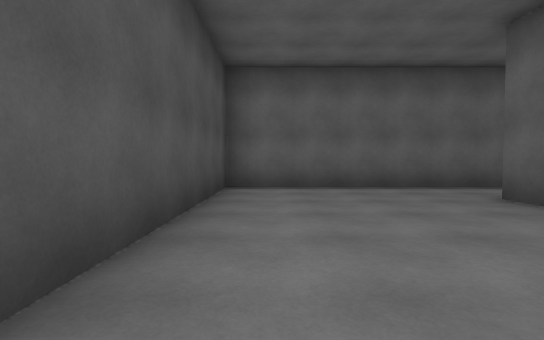
View 1 (above)

18 first-person views from a walk through a scene from a Unity 3-D project. The camera is 1.2 m above the floor, tilts 2° down and sees 85° across. The floor is counted in squares, 2 m on a side. Each view is taken from the middle of a square. On the plan, view 1 faces up. The plan holds only what a view shows up to about 9 squares ahead; the rest is blank. The place goes on beyond the plan. Surface patterns are stand-ins for the level's own textures.

View 2
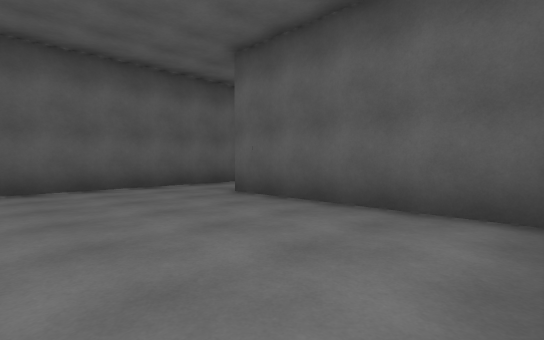

View 3
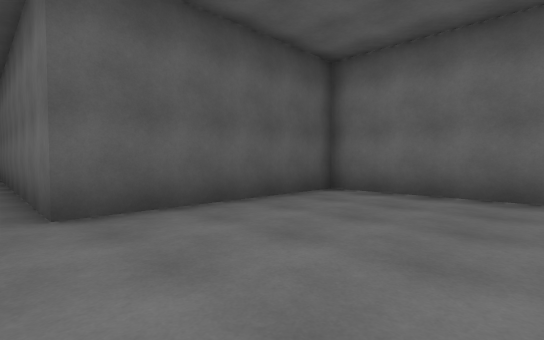

View 4
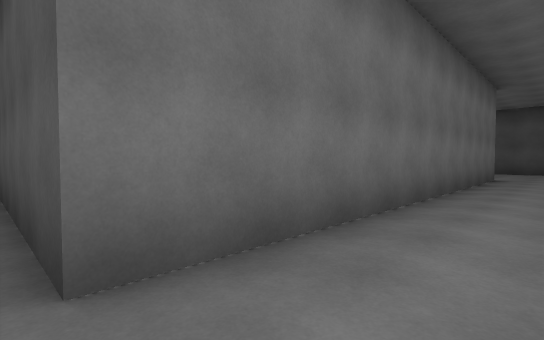

View 5
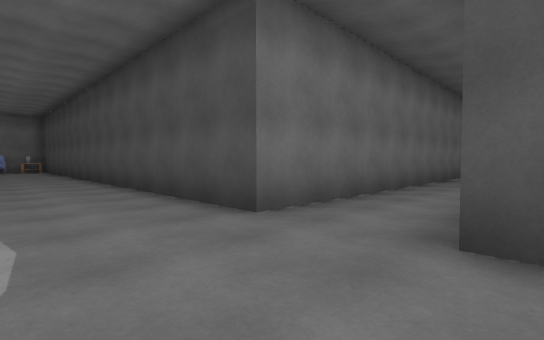

View 6
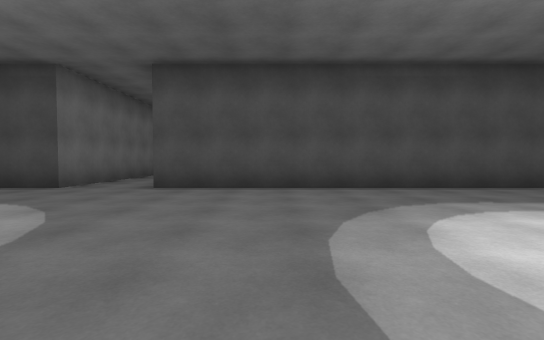

View 7
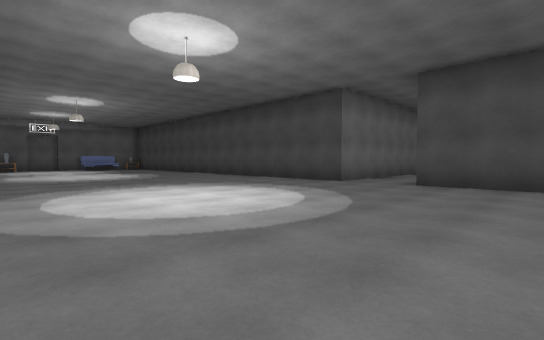

View 8
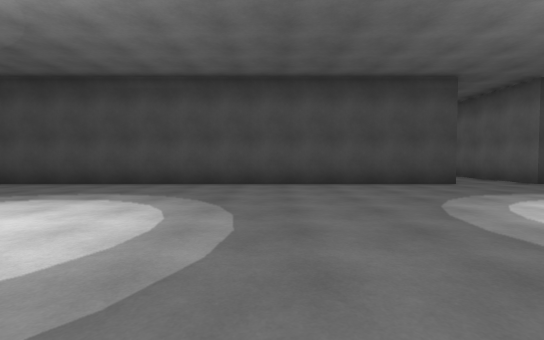

View 9
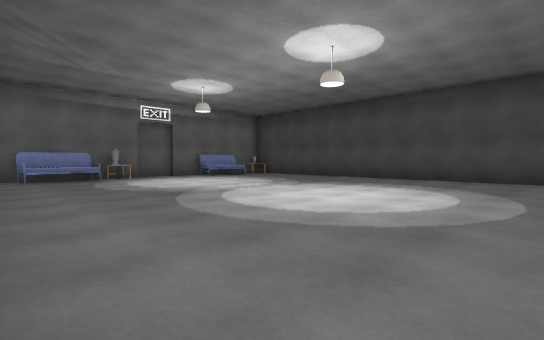

View 10
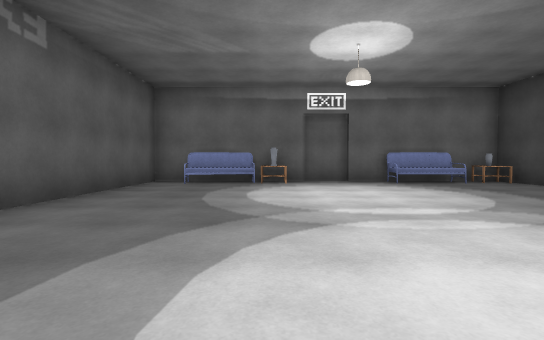

View 11
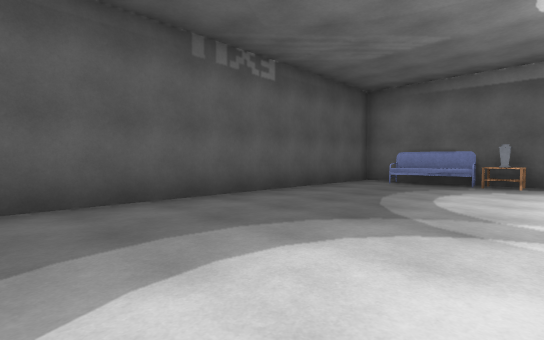

View 12
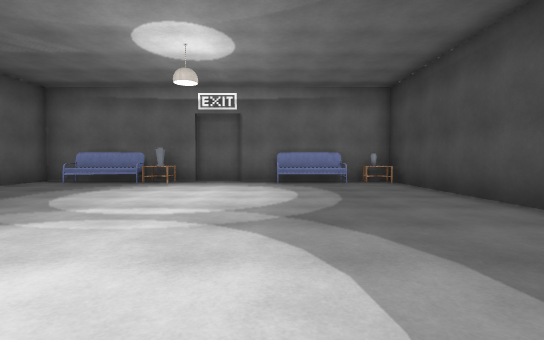

View 13
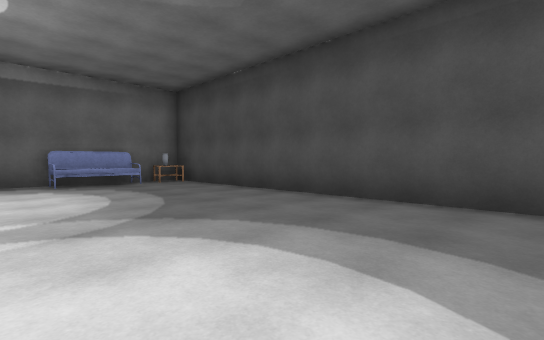

View 14
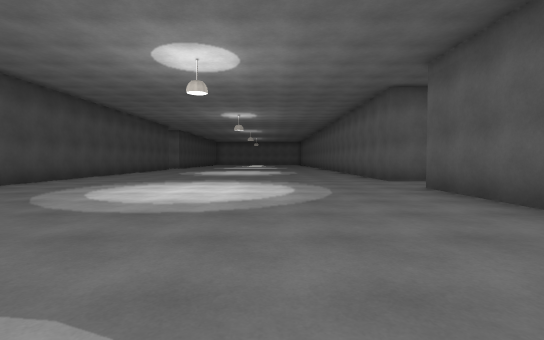

View 15
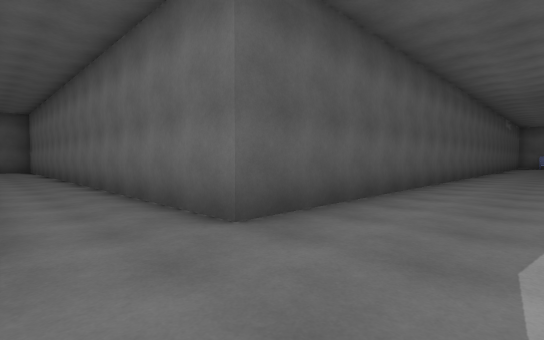

View 16
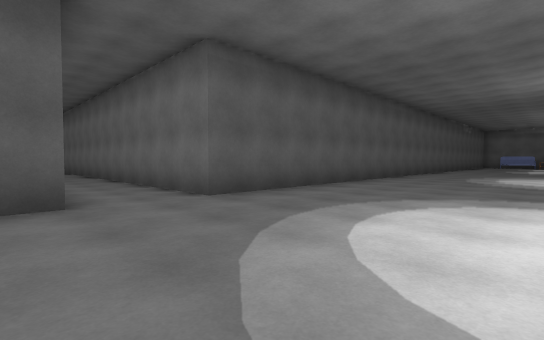

View 17
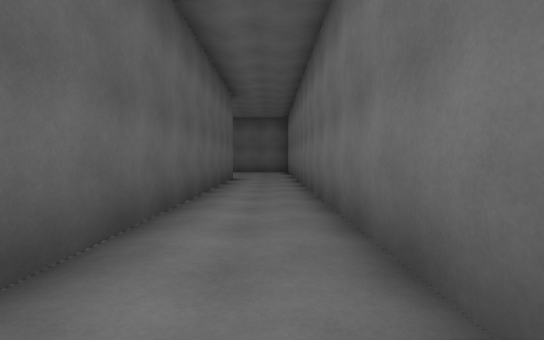

View 18
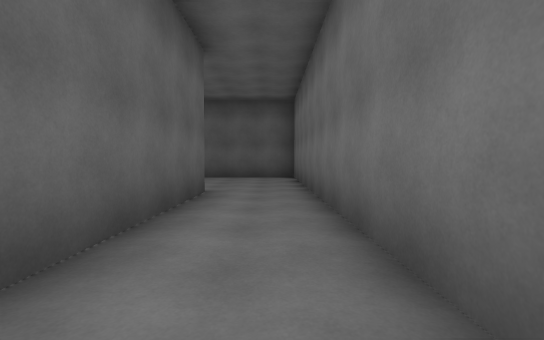

### Floor plan
Points are (right, up) in squares from view 1. A wall is a line through its corners. A room is listed if a view was taken in it or the views show most of it. See-through windows are left out.
Room 1 (views 1, 2, 3)
walls: (0.1, -0.3) (3.5, -0.3) (3.5, 4.5); (3.4, 6.5) (-1, 6.5) (-1, 1)
ways out: opening at (4, 5.5) to room 2
Room 2 (views 4, 5, 6, 7, 8, 9, 10, 11, 12, 13, 14, 15, 16, 17, 18)
walls: (23.2, 3.5) (23.2, 12.2) (36.9, 12.2); (13.7, 15) (13.7, 6.5) (12, 6.5); (5.1, 6.5) (3.4, 6.5); (21.4, -10.2) (23.2, -10.2) (23.2, -2.1); (14.5, -10.2) (15.6, -10.2); (3.5, 4.5) (13.7, 4.5) (13.7, -9.5); (33.5, 14.2) (23.2, 14.2) (23.2, 15)
ways out: opening at (4, 5.5) to room 1
objects: other object (14, -10); other object (14, -9); other object (16, -10); other object (19, -10); other object (20, -10); other object (21, -10)

Positions as (right, up) in squares from view 1, and headings:
1: (0, 0), facing up
2: (0, 0), facing up-right
3: (0, 5), facing down-right
4: (14, 6), facing down-left
5: (16, 7), facing down-left
6: (20, 9), facing left
7: (21, 9), facing down-left
8: (21, 0), facing left
9: (23, 0), facing down-left
10: (20, -2), facing down
11: (19, -2), facing down-right
12: (17, -2), facing down
13: (18, -2), facing down-left
14: (20, 6), facing up
15: (21, 14), facing down-right
16: (19, 15), facing down-right
17: (24, 13), facing right
18: (28, 13), facing right
